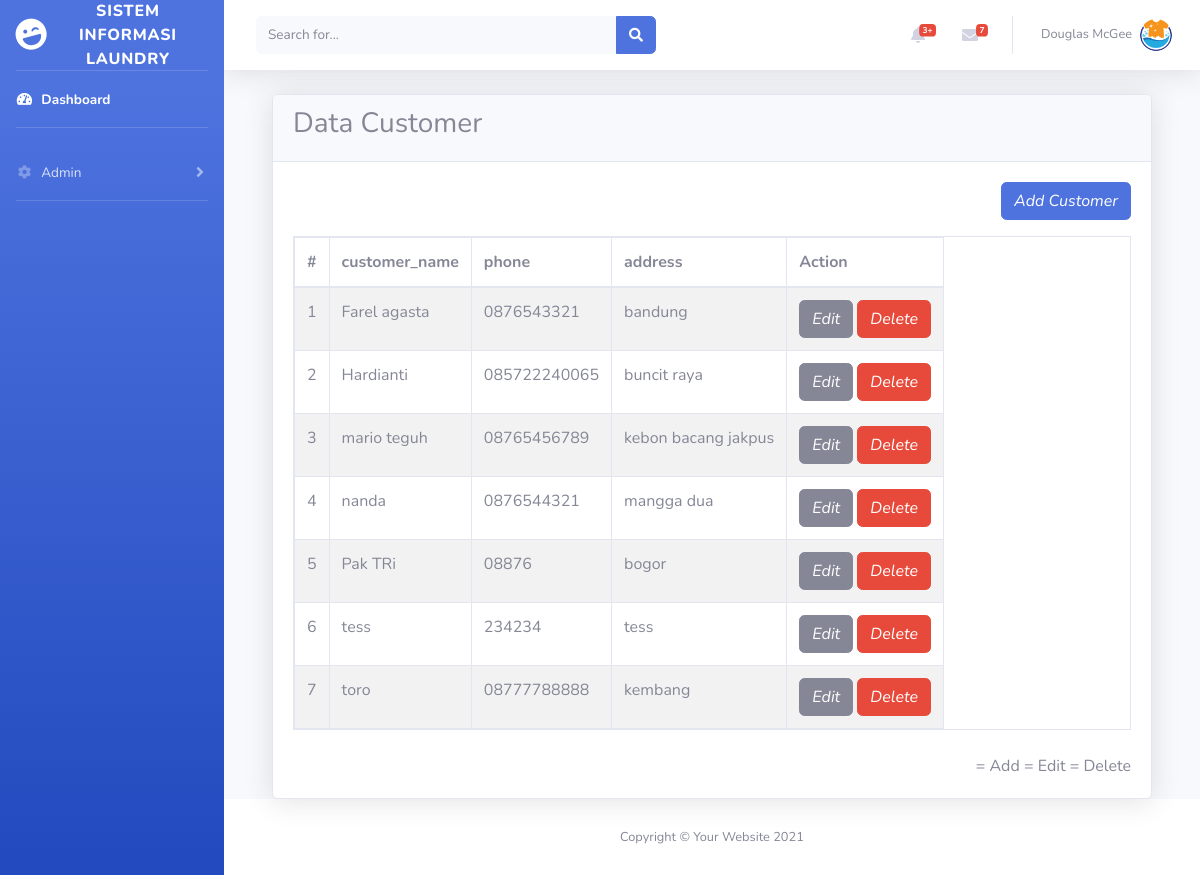
Screenshot of /dashboard.php?page=customer (signed in) with the database file from the repository.
### tables this page shows
CREATE TABLE `customer` (
  `id` int(11) NOT NULL,
  `customer_name` varchar(50) NOT NULL,
  `phone` varchar(50) NOT NULL,
  `address` text NOT NULL,
  `created_at` timestamp NOT NULL DEFAULT current_timestamp(),
  `updated_at` timestamp NOT NULL DEFAULT current_timestamp() ON UPDATE current_timestamp(),
  `deleted_at` tinyint(4) NOT NULL DEFAULT 0
);

### admin/content/customer.php (the view, shortened to what this page needs)
<?php
include 'admin/controller/administrator-validation.php';
$queryData = mysqli_query($config, "SELECT * FROM customer ORDER BY customer_name ASC");
?>
<div class="card shadow">
    <div class="card-header">
        <h3>Data Customer</h3>
    </div>
    <div class="card-body">
        <div align="right" class="button-action">
            <a href="?page=add-customer" class="btn btn-primary"><i class='bx bx-plus'>Add Customer</i></a>
        </div>
        <table class="table table-bordered table-striped table-hover table-responsive mt-3">
            <thead>
                <tr>
                    <th>#</th>
                    <th>customer_name</th>
                    <th>phone</th>
                    <th>address</th>
                    <th>Action</th>
                </tr>
            </thead>
            <tbody>
                <?php
                $no = 1;
                while ($rowData = mysqli_fetch_assoc($queryData)) : ?>
                    <tr>
                        <td><?= $no++ ?></td>
                        <td><?= isset($rowData['customer_name']) ? $rowData['customer_name'] : '' ?></td>
                        <td><?= isset($rowData['phone']) ? $rowData['phone'] : '' ?></td>
                        <td><?= isset($rowData['address']) ? $rowData['address'] : '' ?></td>
                        <td><?= isset($rowData['action']) ? $rowData['action'] : '' ?>
                            <a href="?page=add-customer&edit=<?php echo $rowData['id'] ?>">
                                <button class="btn btn-secondary">
                                    <i class="tf-icon bx bx-edit bx-22px">Edit</i>
                                </button>
                            </a>
                            <a onclick="return confirm ('Apakah anda yakin akan menghapus data ini?')"
                                href="?page=add-customer&delete=<?php echo $rowData['id'] ?>">
                                <button class="btn btn-danger">
                                    <i class="tf-icon bx bx-trash bx-22px">Delete</i>
                                </button>
                            </a>
                        </td>
                    </tr>
                <?php endwhile;
                ?>
            </tbody>
        </table>
        <div class="mt-4" align="right">
            <span class="me-4"><i class="bx bx-plus"></i> = Add</span>
            <span class="me-4"><i class="bx bx-edit"></i> = Edit</span>
            <span><i class="bx bx-trash"></i> = Delete</span>
        </div>
    </div>
</div>

### rows the page displays
customer: customer_name "Farel agasta", phone "0876543321", address "bandung"
customer: customer_name "Hardianti", phone "085722240065", address "buncit raya"
customer: customer_name "mario teguh", phone "08765456789", address "kebon bacang jakpus"
customer: customer_name "nanda", phone "0876544321", address "mangga dua"
customer: customer_name "Pak TRi", phone "08876", address "bogor"
customer: customer_name "tess", phone "234234", address "tess"
customer: customer_name "toro", phone "08777788888", address "kembang"
